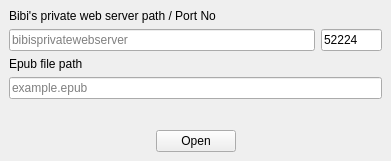
<?xml version="1.0" encoding="UTF-8"?>
<ui version="4.0">
 <class>MainWindow</class>
 <widget class="QMainWindow" name="MainWindow">
  <property name="geometry">
   <rect>
    <x>0</x>
    <y>0</y>
    <width>391</width>
    <height>161</height>
   </rect>
  </property>
  <property name="windowTitle">
   <string>MainWindow</string>
  </property>
  <widget class="QWidget" name="centralwidget">
   <layout class="QVBoxLayout" name="verticalLayout">
    <item>
     <widget class="QLabel" name="label">
      <property name="text">
       <string>Bibi's private web server path / Port No</string>
      </property>
     </widget>
    </item>
    <item>
     <layout class="QHBoxLayout" name="horizontalLayout" stretch="10,2">
      <item>
       <widget class="QLineEdit" name="serverPath">
        <property name="placeholderText">
         <string>bibisprivatewebserver</string>
        </property>
       </widget>
      </item>
      <item>
       <widget class="QLineEdit" name="portNo">
        <property name="text">
         <string>52224</string>
        </property>
       </widget>
      </item>
     </layout>
    </item>
    <item>
     <widget class="QLabel" name="label_2">
      <property name="text">
       <string>Epub file path</string>
      </property>
     </widget>
    </item>
    <item>
     <widget class="QLineEdit" name="epubPath">
      <property name="placeholderText">
       <string>example.epub</string>
      </property>
     </widget>
    </item>
    <item>
     <spacer name="verticalSpacer">
      <property name="orientation">
       <enum>Qt::Vertical</enum>
      </property>
      <property name="sizeHint" stdset="0">
       <size>
        <width>20</width>
        <height>40</height>
       </size>
      </property>
     </spacer>
    </item>
    <item>
     <layout class="QHBoxLayout" name="horizontalLayout_3">
      <item>
       <spacer name="horizontalSpacer_3">
        <property name="orientation">
         <enum>Qt::Horizontal</enum>
        </property>
        <property name="sizeHint" stdset="0">
         <size>
          <width>40</width>
          <height>20</height>
         </size>
        </property>
       </spacer>
      </item>
      <item>
       <widget class="QPushButton" name="openButton">
        <property name="text">
         <string>Open</string>
        </property>
       </widget>
      </item>
      <item>
       <spacer name="horizontalSpacer_4">
        <property name="orientation">
         <enum>Qt::Horizontal</enum>
        </property>
        <property name="sizeHint" stdset="0">
         <size>
          <width>40</width>
          <height>20</height>
         </size>
        </property>
       </spacer>
      </item>
     </layout>
    </item>
   </layout>
  </widget>
  <widget class="QMenuBar" name="menubar">
   <property name="geometry">
    <rect>
     <x>0</x>
     <y>0</y>
     <width>391</width>
     <height>21</height>
    </rect>
   </property>
  </widget>
 </widget>
 <resources/>
 <connections/>
</ui>
